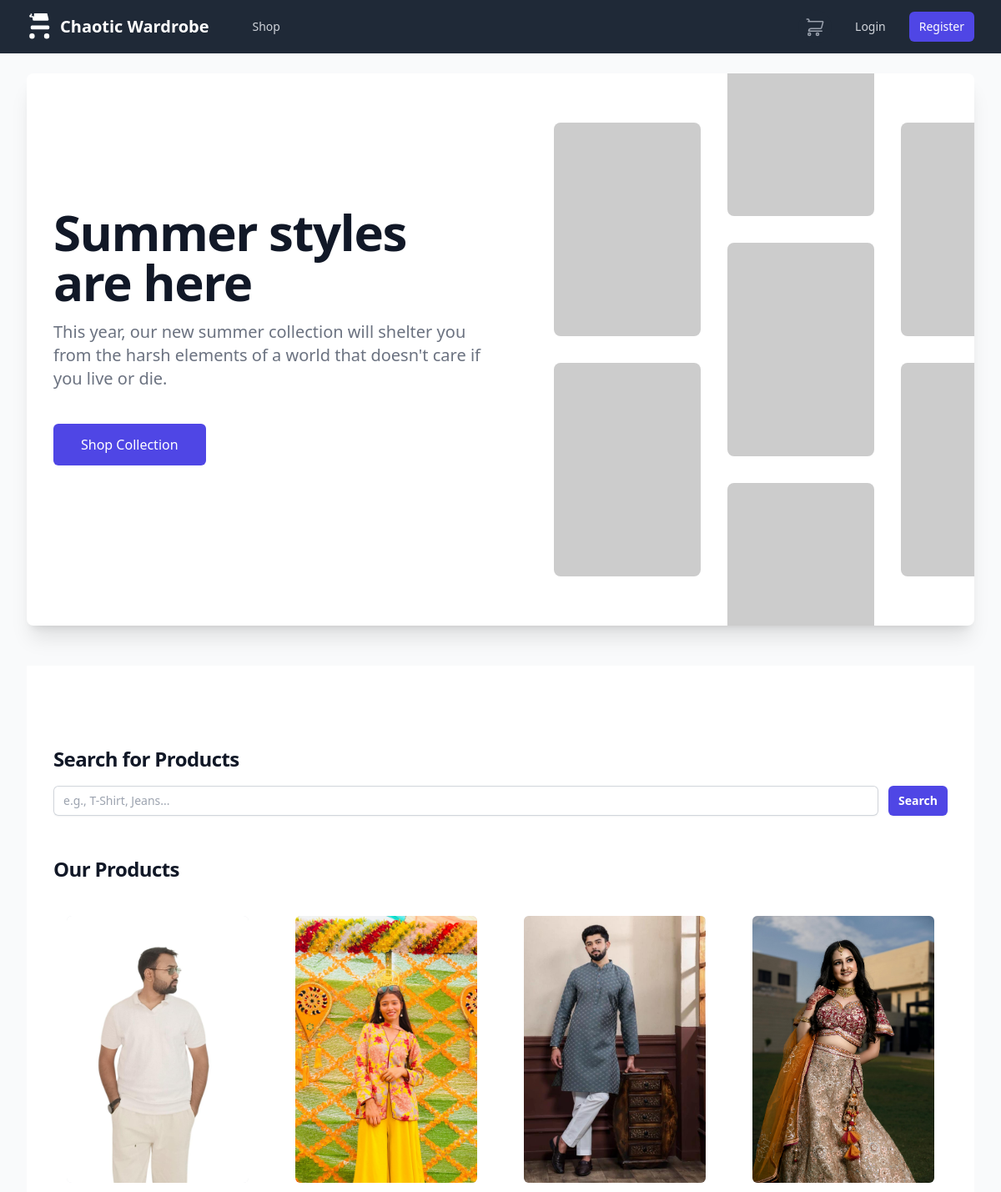
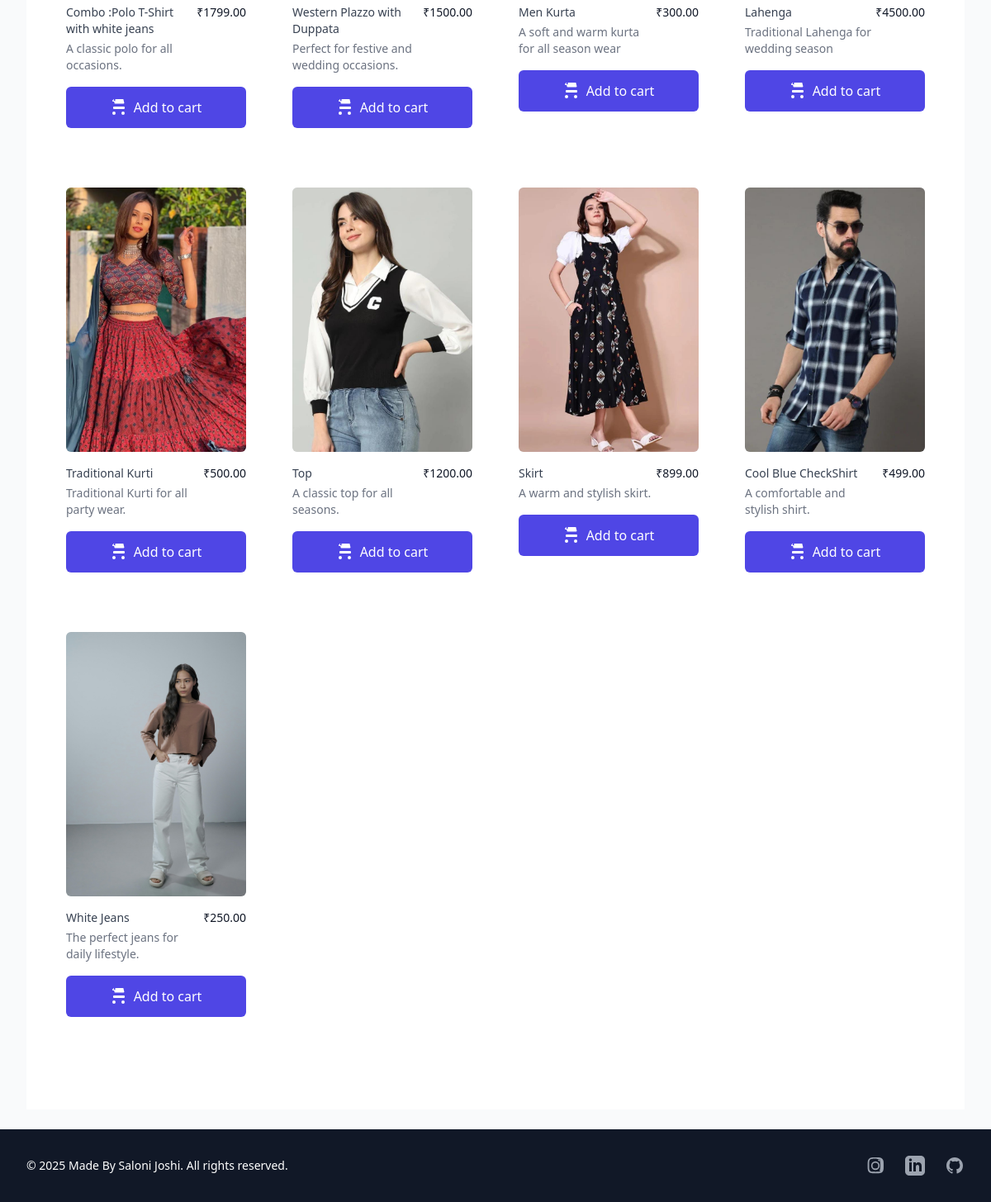
/index, run on the app's committed database (2 pictures, top to bottom).
### app/models.py (models this page shows, shortened)
class Product(db.Model):
    id = db.Column(db.Integer, primary_key=True)
    name = db.Column(db.String(100), nullable=False)
    price = db.Column(db.Numeric(10, 2), nullable=False) # For price accuracy
    description = db.Column(db.Text, nullable=False)
    image_file = db.Column(db.String(20), nullable=False, default='default.jpg')
    stock = db.Column(db.Integer, nullable=False, default=0)

### app/routes.py (the view)
@bp.route('/')
@bp.route('/index')
def index():
    query = request.args.get('query', '')
    if query:
        products = Product.query.filter(Product.name.ilike(f'%{query}%')).all()
    else:
        products = Product.query.order_by(desc(Product.id)).all()
    return render_template('index.html', title='Home', products=products, query=query)

### app/__init__.py (called while the page is built)
def create_app(config_class=Config):
    app = Flask(__name__)
    app.config.from_object(config_class)
    db.init_app(app)
    migrate.init_app(app, db)
    login_manager.init_app(app)
    login_manager.login_view = 'main.login'
    login_manager.login_message_category = 'info'
    bcrypt.init_app(app)
    from app.routes import bp as main_bp
    app.register_blueprint(main_bp)
    from app.models import User, Product
    @app.shell_context_processor
    def make_shell_context():
        return {'db': db, 'User': User, 'Product': Product}
    @app.context_processor
    def inject_cart():
        cart = session.get('cart', {})
        total_quantity = sum(item['quantity'] for item in cart.values())
        return dict(cart=cart, cart_total_quantity=total_quantity)
    return app

### app/templates/index.html (shortened to what this page needs)
{% extends "base.html" %}
{% block content %}
<div class="relative overflow-hidden bg-white rounded-lg shadow-xl mb-12">
    <div class="pb-80 pt-16 sm:pb-40 sm:pt-24 lg:pb-48 lg:pt-40">
        <div class="relative mx-auto max-w-7xl px-4 sm:static sm:px-6 lg:px-8">
            <div class="sm:max-w-lg">
                <h1 class="text-4xl font-bold tracking-tight text-gray-900 sm:text-6xl">Summer styles are here</h1>
                <p class="mt-4 text-xl text-gray-500">This year, our new summer collection will shelter you from the harsh elements of a world that doesn't care if you live or die.</p>
            </div>
            <div>
                <div class="mt-10">
                    <div aria-hidden="true" class="pointer-events-none lg:absolute lg:inset-y-0 lg:mx-auto lg:w-full lg:max-w-7xl">
                        <div class="absolute transform sm:left-1/2 sm:top-0 sm:translate-x-8 lg:left-1/2 lg:top-1/2 lg:-translate-y-1/2 lg:translate-x-8">
                            <div class="flex items-center space-x-6 lg:space-x-8">
                                <div class="grid flex-shrink-0 grid-cols-1 gap-y-6 lg:gap-y-8"><div class="h-64 w-44 overflow-hidden rounded-lg sm:opacity-0 lg:opacity-100"><img src="https://placehold.co/400x600/a5b4fc/1e293b?text=Style" alt="" class="h-full w-full object-cover object-center"></div><div class="h-64 w-44 overflow-hidden rounded-lg"><img src="https://placehold.co/400x600/93c5fd/1e293b?text=Fashion" alt="" class="h-full w-full object-cover object-center"></div></div>
                                <div class="grid flex-shrink-0 grid-cols-1 gap-y-6 lg:gap-y-8"><div class="h-64 w-44 overflow-hidden rounded-lg"><img src="https://placehold.co/400x600/6ee7b7/1e293b?text=New" alt="" class="h-full w-full object-cover object-center"></div><div class="h-64 w-44 overflow-hidden rounded-lg"><img src="https://placehold.co/400x600/f9a8d4/1e293b?text=Look" alt="" class="h-full w-full object-cover object-center"></div><div class="h-64 w-44 overflow-hidden rounded-lg"><img src="https://placehold.co/400x600/fde047/1e293b?text=Cool" alt="" class="h-full w-full object-cover object-center"></div></div>
                                <div class="grid flex-shrink-0 grid-cols-1 gap-y-6 lg:gap-y-8"><div class="h-64 w-44 overflow-hidden rounded-lg"><img src="https://placehold.co/400x600/fca5a5/1e293b?text=Vibes" alt="" class="h-full w-full object-cover object-center"></div><div class="h-64 w-44 overflow-hidden rounded-lg"><img src="https://placehold.co/400x600/c4b5fd/1e293b?text=Summer" alt="" class="h-full w-full object-cover object-center"></div></div>
                            </div>
                        </div>
                    </div>
                    <a href="#products-section" class="inline-block rounded-md border border-transparent bg-indigo-600 px-8 py-3 text-center font-medium text-white hover:bg-indigo-700">Shop Collection</a>
                </div>
            </div>
        </div>
    </div>
</div>
<div class="bg-white" id="products-section">
    <div class="mx-auto max-w-2xl px-4 py-16 sm:px-6 sm:py-24 lg:max-w-7xl lg:px-8">
        <div class="mb-12">
            <h2 class="text-2xl font-bold tracking-tight text-gray-900">Search for Products</h2>
            <form method="GET" action="{{ url_for('main.index') }}#products-section" class="mt-4 flex items-center gap-x-3">
                <input type="text" name="query" value="{{ query or '' }}" placeholder="e.g., T-Shirt, Jeans..." class="block w-full rounded-md border-0 py-1.5 px-3 text-gray-900 shadow-sm ring-1 ring-inset ring-gray-300 placeholder:text-gray-400 focus:ring-2 focus:ring-inset focus:ring-indigo-600 sm:text-sm sm:leading-6">
                <button type="submit" class="rounded-md bg-indigo-600 px-3 py-2 text-sm font-semibold text-white shadow-sm hover:bg-indigo-500">Search</button>
            </form>
        </div>
        {% if query %}
            <div class="flex items-center justify-between">
                <h2 class="text-2xl font-bold tracking-tight text-gray-900">Search Results for "{{ query }}"</h2>
                <a href="{{ url_for('main.index') }}#products-section" class="text-gray-400 hover:text-gray-600" title="Clear search">
                    <svg xmlns="http://www.w3.org/2000/svg" class="h-6 w-6" fill="none" viewBox="0 0 24 24" stroke="currentColor">
                        <path stroke-linecap="round" stroke-linejoin="round" stroke-width="2" d="M6 18L18 6M6 6l12 12" />
                    </svg>
                </a>
            </div>
        {% else %}
            <h2 class="text-2xl font-bold tracking-tight text-gray-900">Our Products</h2>
        {% endif %}
        <div class="mt-6 grid grid-cols-1 gap-x-6 gap-y-10 sm:grid-cols-2 lg:grid-cols-4 xl:gap-x-8">
            {% if products %}
                {% for product in products %}
                <div class="group relative p-4">
                    <div class="aspect-h-1 aspect-w-1 w-full overflow-hidden rounded-md bg-gray-200 lg:aspect-none group-hover:opacity-75 lg:h-80 transition-all duration-300 ease-in-out hover:shadow-2xl">
                        <img src="/static/product_images/{{ product.image_file }}"
                             alt="Image of {{ product.name }}"
                             class="h-full w-full object-cover object-center lg:h-full lg:w-full transition-transform duration-500 group-hover:scale-110">
                    </div>
                    <div class="mt-4 flex justify-between">
                        <div>
                            <h3 class="text-sm text-gray-700">{{ product.name }}</h3>
                            <p class="mt-1 text-sm text-gray-500">{{ product.description }}</p>
                        </div>
                        <p class="text-sm font-medium text-gray-900">₹{{"%.2f"|format(product.price)}}</p>
                    </div>
                    <a href="{{ url_for('main.add_to_cart', product_id=product.id) }}" class="mt-4 flex w-full items-center justify-center rounded-md border border-transparent bg-indigo-600 px-8 py-3 text-base font-medium text-white hover:bg-indigo-700 focus:outline-none focus:ring-2 focus:ring-indigo-500 focus:ring-offset-2">
                        Add to cart
                    </a>
                </div>
                {% endfor %}
            {% else %}
                <div class="col-span-full text-center py-10">
                    <p class="text-gray-600">No products found matching your search.</p>
                </div>
            {% endif %}
        </div>
    </div>
</div>
{% endblock %}

### app/templates/base.html (shortened to what this page needs)
<!DOCTYPE html>
<html lang="en" class="h-full bg-gray-50">
<head>
    <script src="https://cdn.tailwindcss.com"></script>
</head>
<body class="flex flex-col min-h-screen">
    <nav class="bg-gray-800">
        <div class="mx-auto max-w-7xl px-4 sm:px-6 lg:px-8">
            <div class="flex h-16 items-center justify-between">
                <div class="flex items-center">
                    <div class="flex-shrink-0">
                        <a href="{{ url_for('main.index') }}" class="flex items-center space-x-2 text-white">
                            <span class="font-bold text-xl">Chaotic Wardrobe</span>
                        </a>
                    </div>
                    <div class="hidden md:block">
                        <div class="ml-10 flex items-baseline space-x-4">
                            <a href="{{ url_for('main.index') }}" class="text-gray-300 hover:bg-gray-700 hover:text-white rounded-md px-3 py-2 text-sm font-medium">Shop</a>
                        </div>
                    </div>
                </div>
                <div class="hidden md:block">
                    <div class="ml-4 flex items-center md:ml-6 space-x-4">
                        <a href="{{ url_for('main.view_cart') }}" class="relative rounded-full bg-gray-800 p-2 text-gray-400 hover:text-white">
                        </a>
                        {% if current_user.is_authenticated %}
                            <a href="{{ url_for('main.logout') }}" class="text-gray-300 hover:bg-gray-700 hover:text-white rounded-md px-3 py-2 text-sm font-medium">Logout</a>
                        {% else %}
                            <a href="{{ url_for('main.login') }}" class="text-gray-300 hover:bg-gray-700 hover:text-white rounded-md px-3 py-2 text-sm font-medium">Login</a>
                            <a href="{{ url_for('main.register') }}" class="bg-indigo-600 text-white hover:bg-indigo-500 rounded-md px-3 py-2 text-sm font-medium">Register</a>
                        {% endif %}
                    </div>
                </div>
            </div>
        </nav>
    <main class="flex-grow">
        <div class="mx-auto max-w-7xl py-6 sm:px-6 lg:px-8">
            {% block content %}{% endblock %}
        </div>
    </main>
    <footer class="bg-gray-900 text-white">
        <div class="mx-auto max-w-7xl px-6 py-8 md:flex md:items-center md:justify-between lg:px-8">
            <div class="flex justify-center space-x-6 md:order-2">
                <a href="https://www.instagram.com/thenameissaloni_?utm_source=qr&amp;igsh=MW8zMjFyNzBvMjAycQ==" class="text-gray-400 hover:text-gray-300">
                </a>
                <a href="https://www.linkedin.com/in/saloni-joshi-71316b283?utm_source=share&amp;utm_campaign=share_via&amp;utm_content=profile&amp;utm_medium=android_app" class="text-gray-400 hover:text-gray-300">
                </a>
                <a href="https://github.com/Saloni-Joshi21" class="text-gray-400 hover:text-gray-300">
                </a>
            </div>
            <div class="mt-8 md:order-1 md:mt-0">
                <p class="text-center text-sm leading-5">&copy; 2025 Made By Saloni Joshi. All rights reserved.</p>
            </div>
        </div>
    </footer>
</body>
</html>

### data on the page
Product: image_file (picture), name "Combo :Polo T-Shirt with white jeans", description "A classic polo for all occasions.", price "1799.00"
Product: image_file (picture), name "Western Plazzo with Duppata", description "Perfect for festive and wedding occasions.", price "1500.00"
Product: image_file (picture), name "Men Kurta", description "A soft and warm kurta for all season wear", price "300.00"
Product: image_file (picture), name "Lahenga", description "Traditional Lahenga for wedding season", price "4500.00"
Product: image_file (picture), name "Traditional Kurti", description "Traditional Kurti for all party wear.", price "500.00"
Product: image_file (picture), name "Top", description "A classic top for all seasons.", price "1200.00"
Product: image_file (picture), name "Skirt", description "A warm and stylish skirt.", price "899.00"
Product: image_file (picture), name "Cool Blue CheckShirt", description "A comfortable and stylish shirt.", price "499.00"
Product: image_file (picture), name "White Jeans", description "The perfect jeans for daily lifestyle.", price "250.00"
